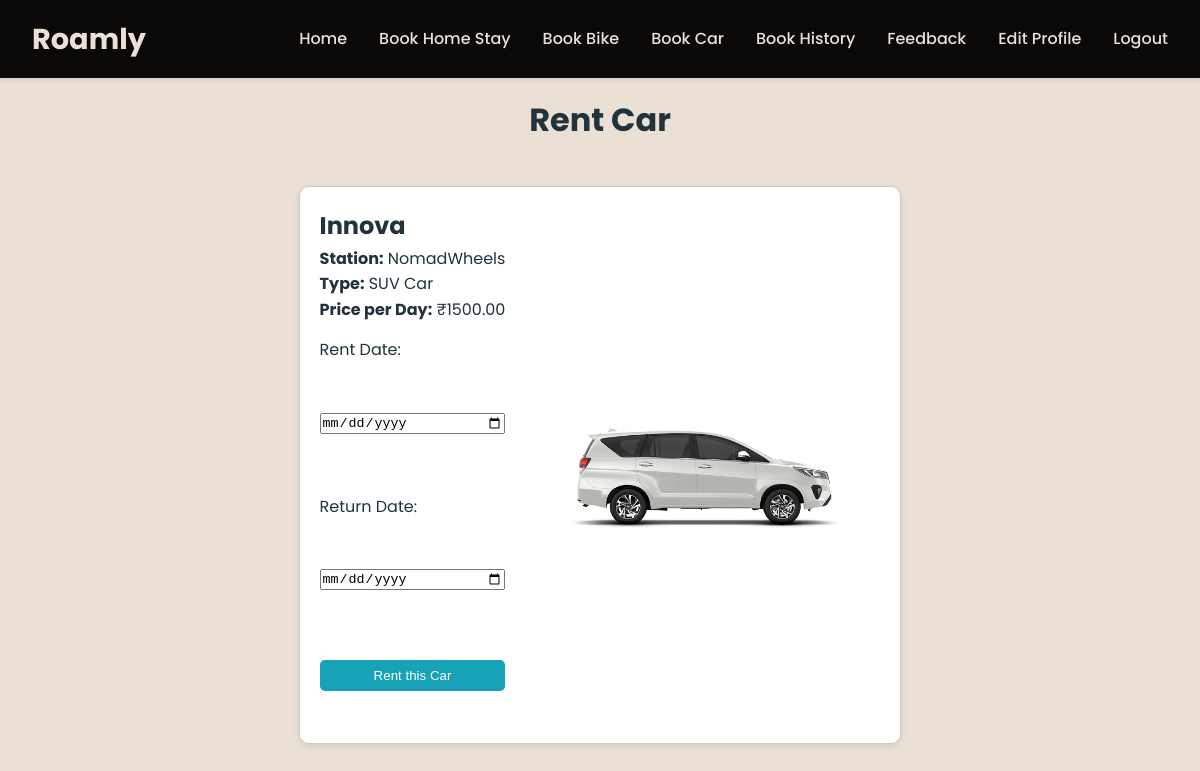
The page /rent-car/9/28/ (signed in) on the database its author committed.
### core/models.py (models this page shows, shortened)
class Car(models.Model):
    CAR_TYPES = [
        ('suv', 'SUV Car'),
        ('sedan', 'Sedan Car'),
        ('compact', 'Compact Car'),
        ('sports', 'Sports Car')
    ]
    station = models.ForeignKey(CarStation, on_delete=models.CASCADE)
    service_provider = models.ForeignKey('ServiceProvider', on_delete=models.CASCADE)  # NEW
    name = models.CharField(max_length=100)
    car_type = models.CharField(max_length=100, choices=CAR_TYPES)
    daily_rent_price = models.DecimalField(max_digits=8, decimal_places=2)
    image = models.ImageField(upload_to='cars/', blank=True, null=True)

class CarStation(models.Model):
    service_provider = models.ForeignKey('ServiceProvider', on_delete=models.CASCADE)  # NEW
    name = models.CharField(max_length=100)
    longitude = models.CharField(max_length=100)
    latitude = models.CharField(max_length=100)
    location = models.CharField(max_length=255)
    image = models.ImageField(upload_to='car_stations/', null=True, blank=True)

### core/views.py (the view, shortened to what this page needs)
# urls.py: path('rent-car/<int:station_id>/<int:car_id>/', views.rent_car, name='rent_car'),
@login_required
def rent_car(request, station_id, car_id):
    station = get_object_or_404(CarStation, id=station_id)
    car = get_object_or_404(Car, id=car_id, station=station)
    CarClick.objects.update_or_create(
    user=request.user,
    car_id=car_id,
    defaults={'timestamp': timezone.now()}
    )
    return render(request, 'core/rent_car.html', {'car': car})

### core/templates/core/rent_car.html (shortened to what this page needs)
{% extends 'core/customer_base.html' %}
{% block content %}
<h1 style="text-align: center;">Rent Car</h1>
<div style="display: flex; justify-content: space-between; align-items: center; max-width: 700px; padding: 20px; margin: 25px auto; border: 1px solid #ccc; border-radius: 10px; box-shadow: 0 2px 6px rgba(0,0,0,0.1); background-color: #fff;">
  <div style="flex: 1;">
    <h2 style="margin-top: 0;">{{ car.name }}</h2>
    <p><strong>Station:</strong> {{ car.station.name }}</p>
    <p><strong>Type:</strong> {{ car.get_car_type_display }}</p>
    <p><strong>Price per Day:</strong> ₹{{ car.daily_rent_price }}</p>
    <form method="post" style="margin-top: 15px;">
      <label for="rent_date">Rent Date:</label><br>
      <input type="date" id="rent_date" name="rent_date" required style="margin-bottom: 10px;"><br>
      <label for="return_date">Return Date:</label><br>
      <input type="date" id="return_date" name="return_date" required style="margin-bottom: 20px;"><br>
      <button type="submit" style="padding: 8px 16px; background-color: #17a2b8; color: white; border: none; border-radius: 5px;">Rent this Car</button>
    </form>
  </div>
  <div style="margin-left: 25px;">
    <img src="{{ car.image.url }}" alt="{{ car.name }}" style="width: 350px; height: auto; border-radius: 6px;">
  </div>
</div>
{% endblock %}

### static/css/styles.css (style rules this page uses)
* { margin: 0; padding: 0; box-sizing: border-box; }
body { font-family: 'Poppins', sans-serif; color: #22333b; background: #eae0d5; line-height: 1.6; }
.admin-container .card, .admin-container form, .admin-container table { margin-bottom: 2rem; }
form { display: flex; flex-direction: column; gap: 0.75rem; }

### rows shown on the page
Car: name "Innova", station.name "NomadWheels", car_type "SUV Car", daily_rent_price "1500.00", image (picture)
